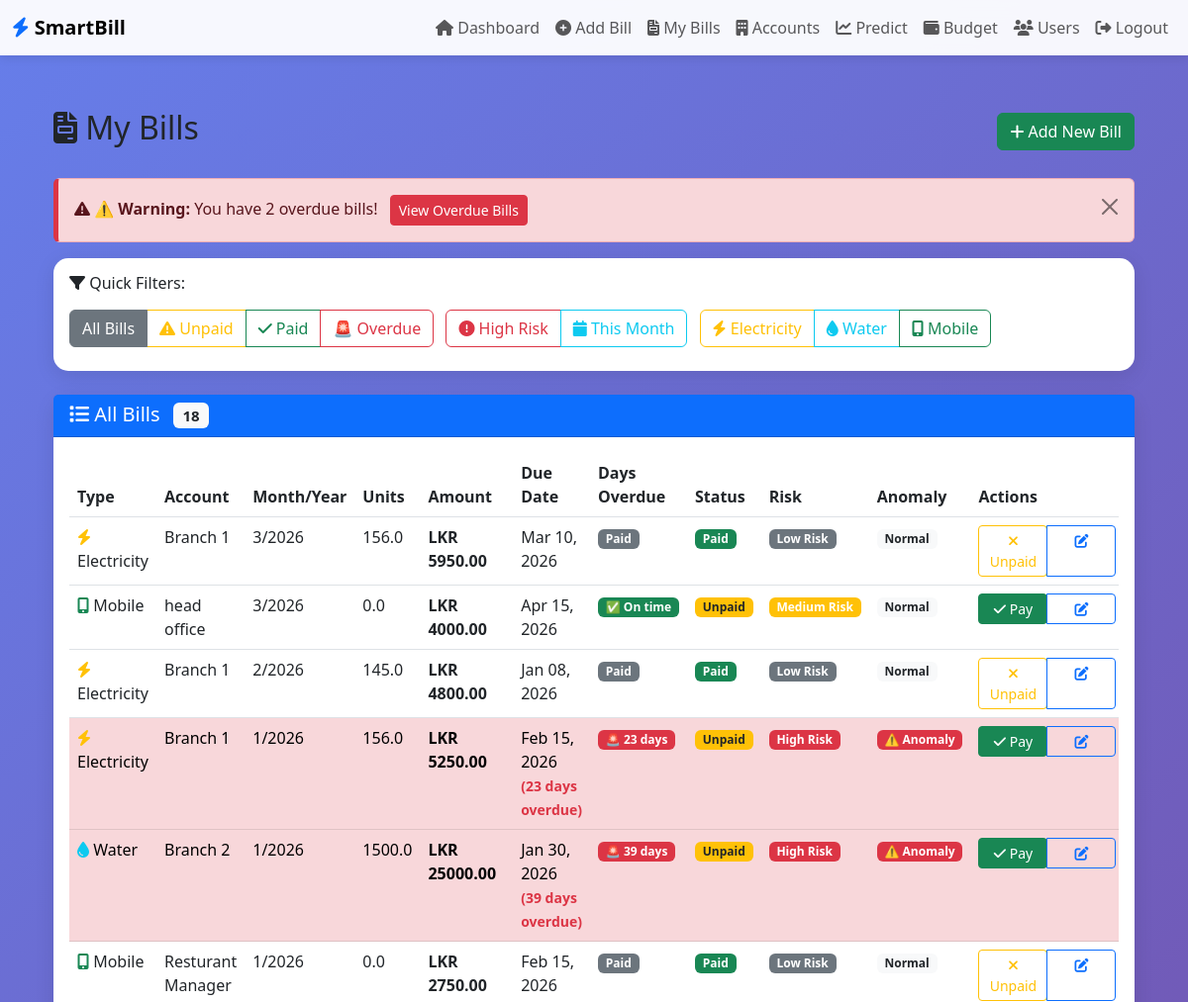
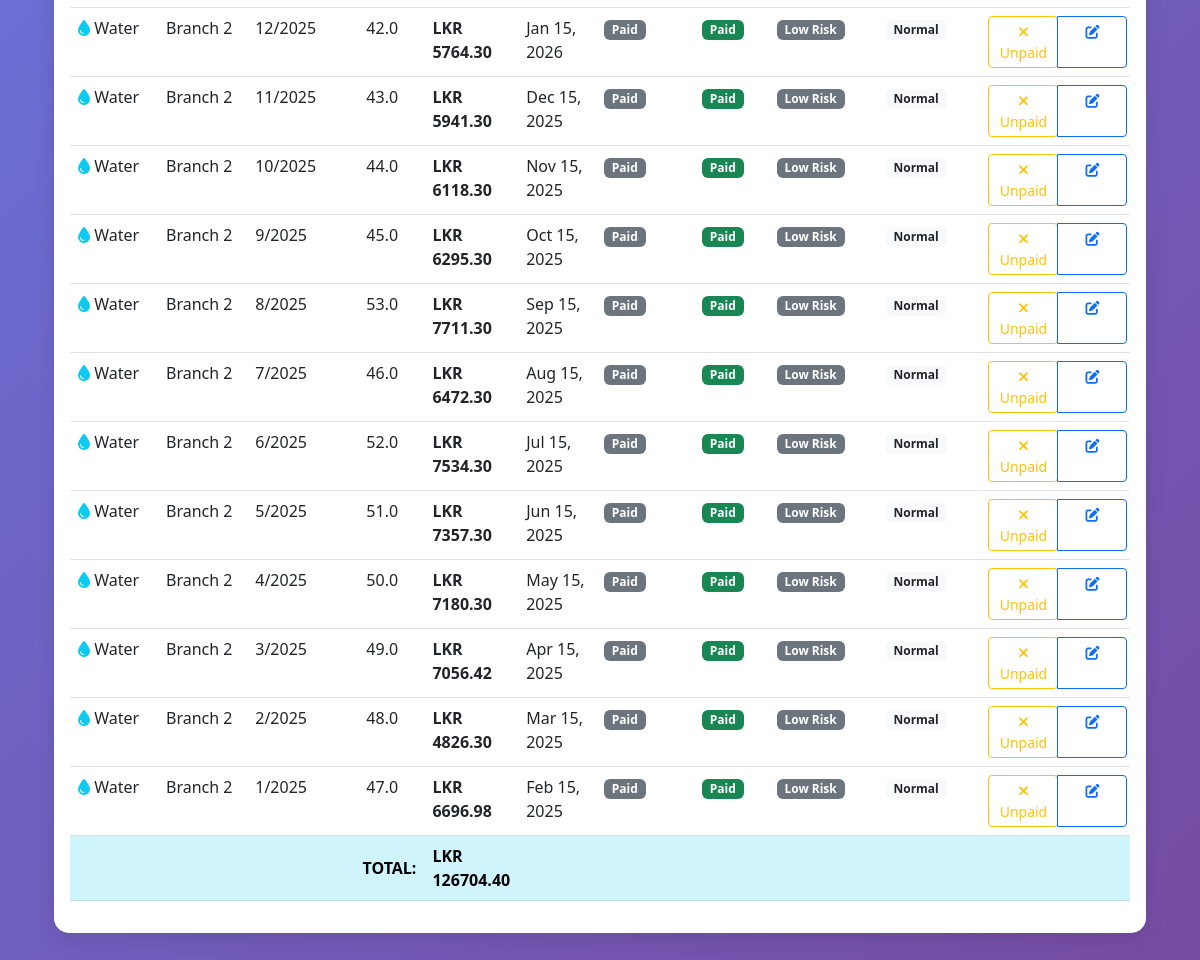
The app's page /bills/ (signed in) with its own data (2 pictures, top to bottom).
### bills/models.py (models this page shows, shortened)
class Bill(models.Model):
    UTILITY_CHOICES = [
        ('electricity', 'Electricity'),
        ('water', 'Water'),
        ('mobile', 'Mobile'),
    ]
    user = models.ForeignKey(User, on_delete=models.CASCADE)
    account = models.ForeignKey(
        UtilityAccount,
        on_delete=models.CASCADE,
        related_name='bills',
        null=True,
        blank=True
    )
    notification_email = models.EmailField(
        max_length=255,
        blank=True,
        null=True,
        help_text="Optional: Email for payment reminder"
    )
    utility_type = models.CharField(max_length=20, choices=UTILITY_CHOICES, null=True, blank=True)
    account_number = models.CharField(max_length=100, null=True, blank=True)
    billing_month = models.IntegerField()
    billing_year = models.IntegerField()
    units_consumed = models.FloatField(default=0)
    bill_amount = models.DecimalField(max_digits=10, decimal_places=2)
    due_date = models.DateField()
    is_paid = models.BooleanField(default=False)
    is_anomaly = models.BooleanField(default=False)
    late_payment_risk = models.CharField(max_length=20, default='Low')
    payment_date = models.DateField(null=True, blank=True)
    notes = models.TextField(blank=True)
    created_at = models.DateTimeField(auto_now_add=True)
    updated_at = models.DateTimeField(auto_now=True)
    class Meta:
        ordering = ['-billing_year', '-billing_month', '-created_at']

class UtilityAccount(models.Model):
    UTILITY_TYPES = [
        ('electricity', 'Electricity'),
        ('water', 'Water'),
        ('mobile', 'Mobile'),
    ]
    user = models.ForeignKey(User, on_delete=models.CASCADE)
    utility_type = models.CharField(max_length=20, choices=UTILITY_TYPES)
    account_number = models.CharField(max_length=100)
    account_name = models.CharField(max_length=200, help_text="e.g., Head Office, Restaurant, Pool")
    provider = models.CharField(max_length=100, blank=True, help_text="For mobile: Dialog, Mobitel, etc.")
    is_active = models.BooleanField(default=True)
    created_at = models.DateTimeField(auto_now_add=True)
    class Meta:
        ordering = ['utility_type', 'account_name']
        unique_together = ['user', 'utility_type', 'account_number']

### bills/views.py (the view)
# urls.py: path('bills/', views.bill_list, name='bill_list'),
@login_required
def bill_list(request):
    from datetime import date
    bills = Bill.objects.filter(user=request.user).order_by('-billing_year', '-billing_month', '-created_at')
    for bill in bills:
        if not bill.is_paid and bill.due_date and bill.due_date < date.today():
            if bill.late_payment_risk != 'High Risk':
                bill.late_payment_risk = 'High Risk'
                bill.is_anomaly = True
                bill.save()
    filter_type = None
    filter_value = None
    utility_filter = request.GET.get('utility')
    if utility_filter:
        bills = bills.filter(utility_type=utility_filter)
        filter_type = 'Utility Type'
        filter_value = utility_filter.title()
    status_filter = request.GET.get('status')
    if status_filter == 'unpaid':
        bills = bills.filter(is_paid=False)
        filter_type = 'Payment Status'
        filter_value = 'Unpaid Bills'
    elif status_filter == 'paid':
        bills = bills.filter(is_paid=True)
        filter_type = 'Payment Status'
        filter_value = 'Paid Bills'
    elif status_filter == 'overdue':
        bills = bills.filter(is_paid=False, due_date__lt=date.today())
        filter_type = 'Payment Status'
        filter_value = 'Overdue Bills'
    risk_filter = request.GET.get('risk')
    if risk_filter == 'high':
        bills = bills.filter(late_payment_risk='High Risk')
        filter_type = 'Risk Level'
        filter_value = 'High Risk Bills'
    month_filter = request.GET.get('month')
    if month_filter == 'current':
        current_month = datetime.now().month
        current_year = datetime.now().year
        bills = bills.filter(billing_month=current_month, billing_year=current_year)
        filter_type = 'Time Period'
        filter_value = 'This Month'
    today = date.today()
    bills_with_overdue = []
    for bill in bills:
        bill.days_overdue = 0
        if not bill.is_paid and bill.due_date and bill.due_date < today:
            bill.days_overdue = (today - bill.due_date).days
        bills_with_overdue.append(bill)
    total_amount = bills.aggregate(total=Sum('bill_amount'))['total'] or 0
    total_count = bills.count()
    overdue_count = bills.filter(is_paid=False, due_date__lt=today).count()
    context = {
        'bills': bills_with_overdue,
        'utility_filter': utility_filter,
        'status_filter': status_filter,
        'risk_filter': risk_filter,
        'month_filter': month_filter,
        'filter_type': filter_type,
        'filter_value': filter_value,
        'total_amount': total_amount,
        'total_count': total_count,
        'overdue_count': overdue_count,
    }
    return render(request, 'bills/bill_list.html', context)

### bills/templates/bills/bill_list.html (shortened to what this page needs)
{% extends 'bills/base.html' %}
{% block content %}
<div class="container-fluid mt-4">
    <div class="d-flex justify-content-between align-items-center mb-4">
        <h2><i class="fas fa-file-invoice"></i> My Bills</h2>
        <a href="{% url 'add_bill' %}" class="btn btn-success">
            <i class="fas fa-plus"></i> Add New Bill
        </a>
    </div>
    {% if overdue_count > 0 %}
    <div class="alert alert-danger alert-dismissible fade show" role="alert">
        <i class="fas fa-exclamation-triangle"></i>
        <strong>⚠️ Warning:</strong> You have {{ overdue_count }} overdue bill{{ overdue_count|pluralize }}!
        <a href="?status=overdue" class="btn btn-sm btn-danger ms-2">View Overdue Bills</a>
        <button type="button" class="btn-close" data-bs-dismiss="alert" aria-label="Close"></button>
    </div>
    {% endif %}
    <div class="card mb-4">
        <div class="card-body">
            <h6 class="mb-3"><i class="fas fa-filter"></i> Quick Filters:</h6>
            <div class="btn-group mb-2 me-2" role="group">
                <a href="{% url 'bill_list' %}" class="btn btn-outline-secondary {% if not filter_type %}active{% endif %}">
                    All Bills
                </a>
                <a href="{% url 'bill_list' %}?status=unpaid" class="btn btn-outline-warning {% if status_filter == 'unpaid' %}active{% endif %}">
                    <i class="fas fa-exclamation-triangle"></i> Unpaid
                </a>
                <a href="{% url 'bill_list' %}?status=paid" class="btn btn-outline-success {% if status_filter == 'paid' %}active{% endif %}">
                    <i class="fas fa-check"></i> Paid
                </a>
                <a href="{% url 'bill_list' %}?status=overdue" class="btn {% if status_filter == 'overdue' %}btn-danger{% else %}btn-outline-danger{% endif %}">
                    🚨 Overdue
                </a>
            </div>
            <div class="btn-group mb-2 me-2" role="group">
                <a href="{% url 'bill_list' %}?risk=high" class="btn btn-outline-danger {% if risk_filter == 'high' %}active{% endif %}">
                    <i class="fas fa-exclamation-circle"></i> High Risk
                </a>
                <a href="{% url 'bill_list' %}?month=current" class="btn btn-outline-info {% if month_filter == 'current' %}active{% endif %}">
                    <i class="fas fa-calendar"></i> This Month
                </a>
            </div>
            <div class="btn-group mb-2" role="group">
                <a href="{% url 'bill_list' %}?utility=electricity" class="btn btn-outline-warning {% if utility_filter == 'electricity' %}active{% endif %}">
                    <i class="fas fa-bolt"></i> Electricity
                </a>
                <a href="{% url 'bill_list' %}?utility=water" class="btn btn-outline-info {% if utility_filter == 'water' %}active{% endif %}">
                    <i class="fas fa-tint"></i> Water
                </a>
                <a href="{% url 'bill_list' %}?utility=mobile" class="btn btn-outline-success {% if utility_filter == 'mobile' %}active{% endif %}">
                    <i class="fas fa-mobile-alt"></i> Mobile
                </a>
            </div>
        </div>
    </div>
    <div class="card">
        <div class="card-header bg-primary text-white">
            <h5 class="mb-0">
                <i class="fas fa-list"></i>
                {% if filter_value %}{{ filter_value }}{% else %}All Bills{% endif %}
                <span class="badge bg-light text-dark ms-2">{{ total_count }}</span>
            </h5>
        </div>
        <div class="card-body">
            {% if bills %}
            <div class="table-responsive">
                <table class="table table-hover">
                    <thead>
                        <tr>
                            <th>Type</th>
                            <th>Account</th>
                            <th>Month/Year</th>
                            <th>Units</th>
                            <th>Amount</th>
                            <th>Due Date</th>
                            <th>Days Overdue</th>
                            <th>Status</th>
                            <th>Risk</th>
                            <th>Anomaly</th>
                            <th>Actions</th>
                        </tr>
                    </thead>
                    <tbody>
                        {% for bill in bills %}
                        <tr class="{% if not bill.is_paid and bill.days_overdue > 0 %}table-danger{% endif %}">
                            <td>
                                {% if bill.account %}
                                    {% if bill.account.utility_type == 'electricity' %}
                                        <i class="fas fa-bolt text-warning"></i> Electricity
                                    {% elif bill.account.utility_type == 'water' %}
                                        <i class="fas fa-tint text-info"></i> Water
                                    {% else %}
                                        <i class="fas fa-mobile-alt text-success"></i> Mobile
                                    {% endif %}
                                {% endif %}
                            </td>
                            <td>
                                {% if bill.account %}
                                    {{ bill.account.account_name }}
                                {% else %}
                                    {{ bill.account_number }}
                                {% endif %}
                            </td>
                            <td>{{ bill.billing_month }}/{{ bill.billing_year }}</td>
                            <td>{{ bill.units_consumed|floatformat:1 }}</td>
                            <td><strong>LKR {{ bill.bill_amount|floatformat:2 }}</strong></td>
                            <td>
                                {{ bill.due_date|date:"M d, Y" }}
                                {% if not bill.is_paid and bill.days_overdue > 0 %}
                                    <br><small class="text-danger"><strong>({{ bill.days_overdue }} days overdue)</strong></small>
                                {% endif %}
                            </td>
                            <td>
                                {% if not bill.is_paid and bill.days_overdue > 0 %}
                                    <span class="badge bg-danger pulse-animation">
                                        🚨 {{ bill.days_overdue }} day{{ bill.days_overdue|pluralize }}
                                    </span>
                                {% elif not bill.is_paid %}
                                    <span class="badge bg-success">✅ On time</span>
                                {% else %}
                                    <span class="badge bg-secondary">Paid</span>
                                {% endif %}
                            </td>
                            <td>
                                {% if bill.is_paid %}
                                    <span class="badge bg-success">Paid</span>
                                {% else %}
                                    <span class="badge bg-warning text-dark">Unpaid</span>
                                {% endif %}
                            </td>
                            <td>
                                {% if bill.late_payment_risk == 'High Risk' %}
                                    <span class="badge bg-danger">High Risk</span>
                                {% elif bill.late_payment_risk == 'Medium Risk' %}
                                    <span class="badge bg-warning">Medium Risk</span>
                                {% else %}
                                    <span class="badge bg-secondary">Low Risk</span>
                                {% endif %}
                            </td>
                            <td>
                                {% if bill.is_anomaly %}
                                    <span class="badge bg-danger">⚠️ Anomaly</span>
                                {% else %}
                                    <span class="badge bg-light text-dark">Normal</span>
                                {% endif %}
                            </td>
                            <td>
                                <div class="btn-group" role="group">
                                    <form method="POST" action="{% url 'toggle_bill_payment' bill.id %}" style="display: inline;">
                                        {% if bill.is_paid %}
                                            <button type="submit"
                                                    class="btn btn-sm btn-outline-warning"
                                                    onclick="return confirm('Mark this bill as UNPAID?');"
                                                    data-bs-toggle="tooltip"
                                                    title="Mark as Unpaid">
                                                <i class="fas fa-times"></i> Unpaid
                                            </button>
                                        {% else %}
                                            <button type="submit"
                                                    class="btn btn-sm btn-success"
                                                    onclick="return confirm('Mark this bill as PAID? This will automatically clear high risk status.');"
                                                    data-bs-toggle="tooltip"
                                                    title="Mark as Paid - Auto-clears risk">
                                                <i class="fas fa-check"></i> Pay
                                            </button>
                                        {% endif %}
                                    </form>
                                    {% if user.is_superuser %}
                                    <a href="{% url 'edit_bill' bill.id %}"
                                       class="btn btn-sm btn-outline-primary"
                                       data-bs-toggle="tooltip"
                                       title="Edit Bill">
                                        <i class="fas fa-edit"></i>
                                    </a>
                                    {% endif %}
                                </div>
                            </td>
                        </tr>
                        {% endfor %}
                    </tbody>
                    <tfoot>
                        <tr class="table-info">
                            <th colspan="4" class="text-end">TOTAL:</th>
                            <th>LKR {{ total_amount|floatformat:2 }}</th>
                            <th colspan="6"></th>
                        </tr>
                    </tfoot>
                </table>
            </div>
            {% endif %}
        </div>
    </div>
</div>
{% endblock %}

### records on screen
Bill: shows "Electricity", account.account_name "Branch 1", billing_month "3", billing_year "2026", units_consumed "156.0", bill_amount "5950.00", due_date "Mar 10, 2026", is_paid "Paid", late_payment_risk "Low Risk", is_anomaly "Normal"
Bill: shows "Mobile", account.account_name "head office", billing_month "3", billing_year "2026", units_consumed "0.0", bill_amount "4000.00", due_date "Apr 15, 2026", is_paid "✅ On time", late_payment_risk "Medium Risk", is_anomaly "Normal"
Bill: shows "Electricity", account.account_name "Branch 1", billing_month "2", billing_year "2026", units_consumed "145.0", bill_amount "4800.00", due_date "Jan 08, 2026", is_paid "Paid", late_payment_risk "Low Risk", is_anomaly "Normal"
Bill: shows "Electricity", account.account_name "Branch 1", billing_month "1", billing_year "2026", units_consumed "156.0", bill_amount "5250.00", due_date "Feb 15, 2026", days_overdue "23", is_paid "Unpaid", late_payment_risk "High Risk", is_anomaly "⚠️ Anomaly"
Bill: shows "Water", account.account_name "Branch 2", billing_month "1", billing_year "2026", units_consumed "1500.0", bill_amount "25000.00", due_date "Jan 30, 2026", days_overdue "39", is_paid "Unpaid", late_payment_risk "High Risk", is_anomaly "⚠️ Anomaly"
Bill: shows "Mobile", account.account_name "Resturant Manager", billing_month "1", billing_year "2026", units_consumed "0.0", bill_amount "2750.00", due_date "Feb 15, 2026", is_paid "Paid", late_payment_risk "Low Risk", is_anomaly "Normal"
Bill: shows "Water", account.account_name "Branch 2", billing_month "12", billing_year "2025", units_consumed "42.0", bill_amount "5764.30", due_date "Jan 15, 2026", is_paid "Paid", late_payment_risk "Low Risk", is_anomaly "Normal"
Bill: shows "Water", account.account_name "Branch 2", billing_month "11", billing_year "2025", units_consumed "43.0", bill_amount "5941.30", due_date "Dec 15, 2025", is_paid "Paid", late_payment_risk "Low Risk", is_anomaly "Normal"
Bill: shows "Water", account.account_name "Branch 2", billing_month "10", billing_year "2025", units_consumed "44.0", bill_amount "6118.30", due_date "Nov 15, 2025", is_paid "Paid", late_payment_risk "Low Risk", is_anomaly "Normal"
Bill: shows "Water", account.account_name "Branch 2", billing_month "9", billing_year "2025", units_consumed "45.0", bill_amount "6295.30", due_date "Oct 15, 2025", is_paid "Paid", late_payment_risk "Low Risk", is_anomaly "Normal"
Bill: shows "Water", account.account_name "Branch 2", billing_month "8", billing_year "2025", units_consumed "53.0", bill_amount "7711.30", due_date "Sep 15, 2025", is_paid "Paid", late_payment_risk "Low Risk", is_anomaly "Normal"
Bill: shows "Water", account.account_name "Branch 2", billing_month "7", billing_year "2025", units_consumed "46.0", bill_amount "6472.30", due_date "Aug 15, 2025", is_paid "Paid", late_payment_risk "Low Risk", is_anomaly "Normal"
Bill: shows "Water", account.account_name "Branch 2", billing_month "6", billing_year "2025", units_consumed "52.0", bill_amount "7534.30", due_date "Jul 15, 2025", is_paid "Paid", late_payment_risk "Low Risk", is_anomaly "Normal"
Bill: shows "Water", account.account_name "Branch 2", billing_month "5", billing_year "2025", units_consumed "51.0", bill_amount "7357.30", due_date "Jun 15, 2025", is_paid "Paid", late_payment_risk "Low Risk", is_anomaly "Normal"
Bill: shows "Water", account.account_name "Branch 2", billing_month "4", billing_year "2025", units_consumed "50.0", bill_amount "7180.30", due_date "May 15, 2025", is_paid "Paid", late_payment_risk "Low Risk", is_anomaly "Normal"
Bill: shows "Water", account.account_name "Branch 2", billing_month "3", billing_year "2025", units_consumed "49.0", bill_amount "7056.42", due_date "Apr 15, 2025", is_paid "Paid", late_payment_risk "Low Risk", is_anomaly "Normal"
Bill: shows "Water", account.account_name "Branch 2", billing_month "2", billing_year "2025", units_consumed "48.0", bill_amount "4826.30", due_date "Mar 15, 2025", is_paid "Paid", late_payment_risk "Low Risk", is_anomaly "Normal"
Bill: shows "Water", account.account_name "Branch 2", billing_month "1", billing_year "2025", units_consumed "47.0", bill_amount "6696.98", due_date "Feb 15, 2025", is_paid "Paid", late_payment_risk "Low Risk", is_anomaly "Normal"

### other values on screen
{{ overdue_count }} "2"
{{ total_count }} "18"
{{ total_amount|floatformat:2 }} "126704.40"
